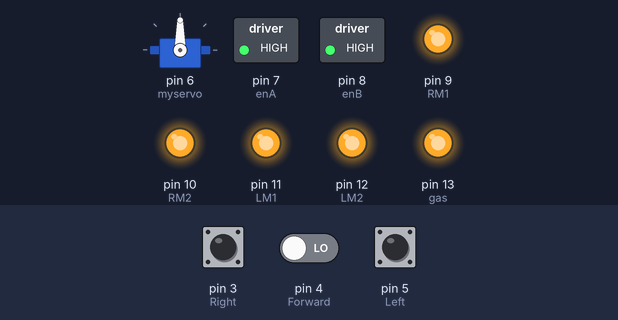
The sketch below on a simulated Arduino Uno, built with avr-gcc and run on an emulated ATmega328P. On the bench: servo, switched loads named in the sketch (green lamp = pin HIGH), output pins drawn as LEDs (lit = HIGH). The inputs (shaded band) are chosen by the test bench; at power-on: pin 4 (Forward) LOW, pin 5 (Left) LOW, pin 3 (Right) LOW.

Above: at 6.0 s.
6.1 s: pin 4 (Forward) driven HIGH
At 6.41 s:
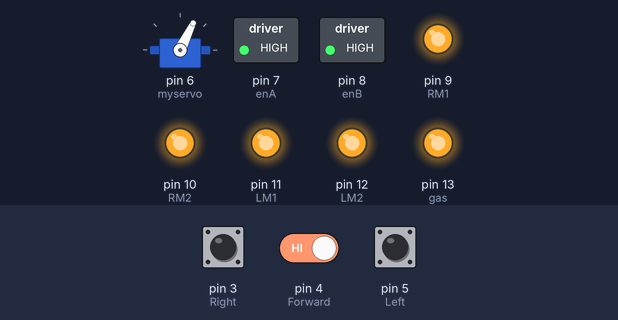
At 8.9 s:
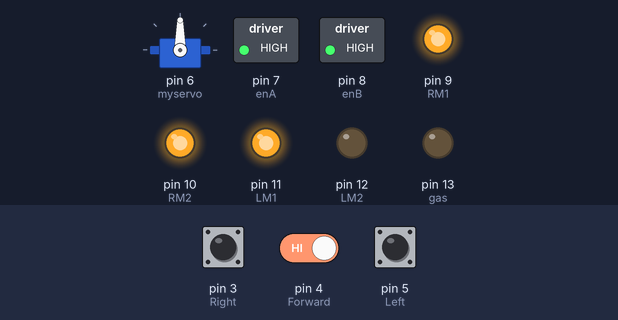
9.6 s: pin 5 (Left) pulled HIGH for 3 s
At 10.2 s:
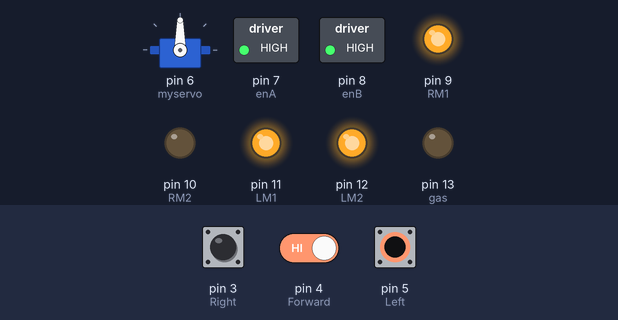
Timing chart, 0 to 14.1 s (numbered marks = the images above; inputs shaded):
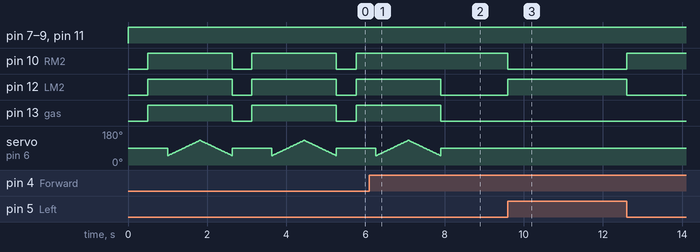

Measured:
- after the input at 6.1 s, pin 10 (RM2): stays HIGH (without the input it goes to LOW after 1.8 s); pin 12 (LM2), pin 13 (gas): goes on until 7.9 s, then stays LOW
- after the input at 9.6 s, pin 10 (RM2): HIGH → LOW at once, → HIGH 3.0 s later; pin 12 (LM2): LOW → HIGH at once, → LOW 3.0 s later
- by itself, pin 10 (RM2), pin 12 (LM2), pin 13 (gas): alternates HIGH for 2.1 s and LOW for 0.50 s

The sketch:

Fire_Fighting_Robot.ino
```cpp
#include <Servo.h>  //include servo.h library
Servo myservo;

int pos = 0;
boolean fire = false;

#define Left 5      // left sensor
#define Right 3     // right sensor
#define Forward 4   // front sensor
#define gas 13       // Gas sensor

#define LM1 11        // left motor
#define LM2 12        // left motor

#define RM1 9        // right motor
#define RM2 10        // right motor

#define enA 7        // Enable Pin for left motor speed control
#define enB 8        // Enable Pin for right motor speed control

#define pump 13      // Water pump

int Speed = 200;    // Initial motor speed (0-255)

void setup() {
  pinMode(Left, INPUT);
  pinMode(Right, INPUT);
  pinMode(Forward, INPUT);
  pinMode(gas, INPUT);
  pinMode(LM1, OUTPUT);
  pinMode(LM2, OUTPUT);
  pinMode(RM1, OUTPUT);
  pinMode(RM2, OUTPUT);
  pinMode(enA, OUTPUT);
  pinMode(enB, OUTPUT);
  pinMode(pump, OUTPUT);

  myservo.attach(6);
  myservo.write(90);
}

void put_off_fire() {
  delay(500);

  digitalWrite(LM1, HIGH);
  digitalWrite(LM2, HIGH);
  digitalWrite(RM1, HIGH);
  digitalWrite(RM2, HIGH);

  analogWrite(enA, Speed); // Set speed for left motor
  analogWrite(enB, Speed); // Set speed for right motor

  digitalWrite(pump, HIGH);
  delay(500);

  for (pos = 50; pos <= 130; pos += 1) {
    myservo.write(pos);
    delay(10);
  }
  for (pos = 130; pos >= 50; pos -= 1) {
    myservo.write(pos);
    delay(10);
  }

  digitalWrite(pump, LOW);
  myservo.write(90);

  fire = false;
}

void loop() {
  myservo.write(90); // Sweep_Servo();

  if (digitalRead(Left) == 1 && digitalRead(Right) == 1 && digitalRead(Forward) == 1 && digitalRead(gas) == 1) {
    // Move forward
    digitalWrite(LM1, HIGH);
    digitalWrite(LM2, HIGH);
    digitalWrite(RM1, HIGH);
    digitalWrite(RM2, HIGH);
    analogWrite(enA, Speed); // Set speed for left motor
    analogWrite(enB, Speed); // Set speed for right motor
  }
  else if (digitalRead(Forward) == 0) {
    // Fire detected straight ahead
    digitalWrite(LM1, HIGH);
    digitalWrite(LM2, LOW);
    digitalWrite(RM1, HIGH);
    digitalWrite(RM2, LOW);
    analogWrite(enA, Speed);
    analogWrite(enB, Speed);
    fire = true;
  }
  else if (digitalRead(Left) == 0) {
    // Turn left
    digitalWrite(LM1, HIGH);
    digitalWrite(LM2, LOW);
    digitalWrite(RM1, HIGH);
    digitalWrite(RM2, HIGH);
    analogWrite(enA, Speed);
    analogWrite(enB, Speed);
  }
  else if (digitalRead(Right) == 0) {
    // Turn right
    digitalWrite(LM1, HIGH);
    digitalWrite(LM2, HIGH);
    digitalWrite(RM1, HIGH);
    digitalWrite(RM2, LOW);
    analogWrite(enA, Speed);
    analogWrite(enB, Speed);
  }

  while (fire == true) {
    put_off_fire();
  }
}
```
